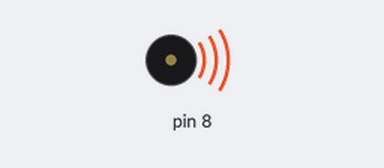
Simulated run of this sketch. Board: Arduino Uno, built with avr-gcc and run on an emulated ATmega328P. Parts: buzzer (waves = sounding).

Above: at 0.1 s.
At 2.7 s:
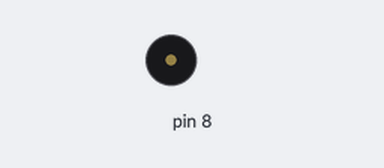
Timing chart, 0 to 3.0 s (numbered marks = the images above):
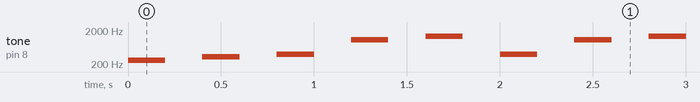

The sketch:

Passive_Buzzer.ino
```cpp
// Simple Circuit passive buzzer melody:
// "Ave Maria" utilizing pitch library

#include "pitches.h"

int melody[] = {
  NOTE_C4, NOTE_E4, NOTE_G4, NOTE_C6, NOTE_E6, NOTE_G4, NOTE_C6, NOTE_E6,
  NOTE_D4, NOTE_F4, NOTE_A4, NOTE_D6, NOTE_F6, NOTE_A4, NOTE_D6, NOTE_F6,
  };
int duration = 200;

void setup() {
}

void loop() {
  for (int thisNote = 0; thisNote < 16; thisNote++) {
    // tone(output pin, note, note duration)
    tone(8, melody[thisNote], duration);
    delay(400);
  }
}
```

Measured:
- by itself, tone on pin 8: plays 262 Hz for 0.20 s, 330 Hz for 0.20 s, 392 Hz for 0.20 s, 1047 Hz for 0.20 s, 1319 Hz for 0.20 s, 392 Hz for 0.20 s … (325 notes in this stretch)
